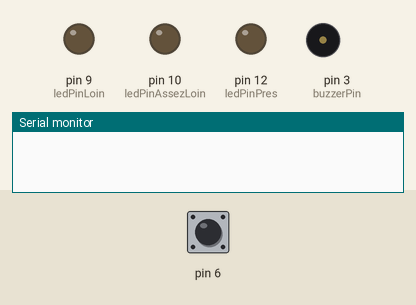
Simulated run of this sketch. Board: Arduino Uno, built with avr-gcc and run on an emulated ATmega328P. On the bench: output pins drawn as LEDs (lit = HIGH), buzzer (waves = sounding), the last lines printed to the serial monitor. Dashed ring = blinking. The test bench sets the inputs (shaded band); at power-on: pin 6 HIGH.

Above: at 1.2 s.
1.3 s: pin 6 pulled LOW for 1 s
At 2.2 s:
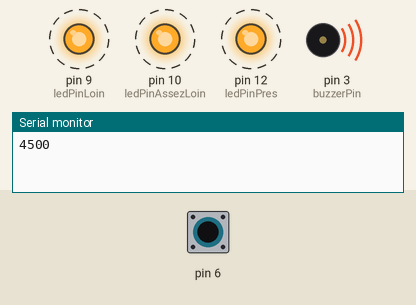
3.8 s: pin 6 pulled LOW for 3.2 s
At 4.2 s:
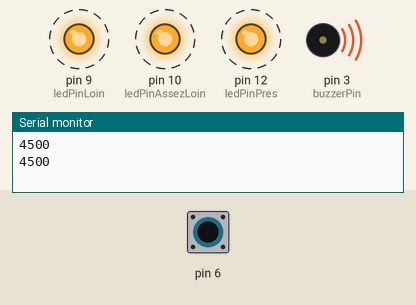
Timing chart, 0 to 8.9 s (numbered marks = the images above; inputs shaded):
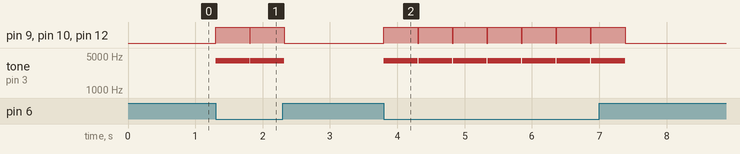

The sketch:

piege_capacitifV2.ino
```cpp
// piège capacitif par Arthur Baude pour Makery
// avec un coup de main bienvenu de Raphaël Yancey !
// modifié par Vendôme Atelier Numérique pour utiliser 3 Led et un buzzer

#include <CapacitiveSensor.h>

CapacitiveSensor cs_4_6 = CapacitiveSensor(4,6);
int buzzerPin = 3;
int ledPinPres = 12;
int ledPinAssezLoin = 10;
int ledPinLoin = 9;

int seuilTrapLoin = 65;
int seuilTrapAssezLoin = 90;
int seuilTrapPres = 110;

#define freqTrapPres      4000
#define freqTrapAssezLoin 2000
#define freqTrapLoin      1000

boolean isTrapped = false;

void setup()
{
   Serial.begin(9600);
   pinMode(buzzerPin, OUTPUT);
   pinMode(ledPinPres, OUTPUT);
   pinMode(ledPinAssezLoin, OUTPUT);
   pinMode(ledPinLoin, OUTPUT);
}

// Cette fonction active le buzzer pendant x millisecondes
void buzz(int x) {
  analogWrite(buzzerPin, 800);
  delay(x);
  analogWrite(buzzerPin, 0);
  delay(500);
}

// Cette fonction est la séquence a déclencher quand le piège s'active, à savoir les LED et le buzzer
void trappedSequence(int valeur) {

  // on allume une led si on est loin, 2 si on est assez loin et 3 si on est tout pres
  if(valeur > seuilTrapPres)
  {
    analogWrite(ledPinPres, 1023); // LED on
  }
  if(valeur > seuilTrapAssezLoin)
  {
    analogWrite(ledPinAssezLoin, 1023); // LED on
  }
  if(valeur > seuilTrapLoin)
  {
    analogWrite(ledPinLoin, 1023); // LED on
  }

  if(valeur > seuilTrapPres) tone(buzzerPin, freqTrapPres, 500);
  else if(valeur > seuilTrapAssezLoin) tone(buzzerPin, freqTrapAssezLoin, 500);
  else  tone(buzzerPin, freqTrapLoin, 500);

  delay(500);
  analogWrite(ledPinPres, 0); // LED off
  noTone(buzzerPin);
  analogWrite(ledPinAssezLoin, 0); // LED off
  analogWrite(ledPinLoin, 0); // LED off
}

void loop()
{
  long start = millis();
  long total = cs_4_6.capacitiveSensor(30);

  isTrapped = total > seuilTrapLoin; // A chaque loop on calcule si le piège a été déclenché

  if(isTrapped) {
    trappedSequence(total);
    Serial.println(total);
  }

  //Serial.println(total);
  delay(10); // limite les loops à toutes les 10ms
}
```

Measured:
- after the input at 1.3 s, pin 9 (ledPinLoin), pin 10 (ledPinAssezLoin), pin 12 (ledPinPres): alternates HIGH for 0.50 s and LOW for 0.01 s, 4 changes in all, then stays LOW, starting at once; tone on pin 3 (buzzerPin): alternates 4000 Hz for 0.50 s and silent for 0.01 s, 4 changes in all, then stays silent, starting at once
- after the input at 3.8 s, pin 9 (ledPinLoin), pin 10 (ledPinAssezLoin), pin 12 (ledPinPres): alternates HIGH for 0.50 s and LOW for 0.01 s, 14 changes in all, then stays LOW, starting at once; tone on pin 3 (buzzerPin): alternates 4000 Hz for 0.50 s and silent for 0.01 s, 14 changes in all, then stays silent, starting at once
